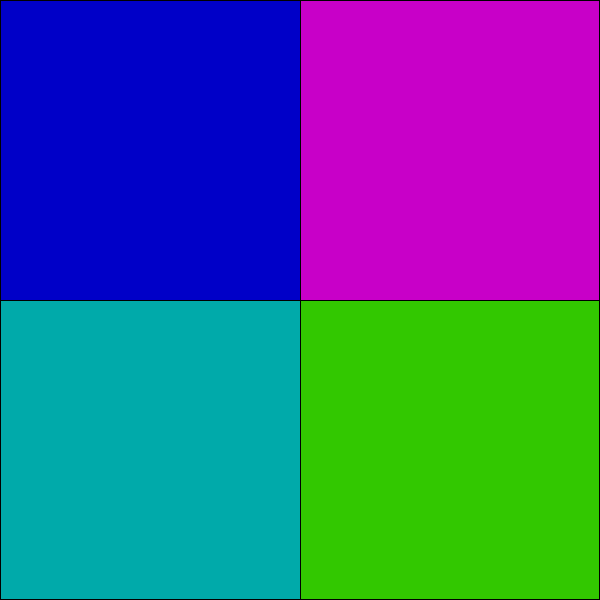
Frame 1 (no input)
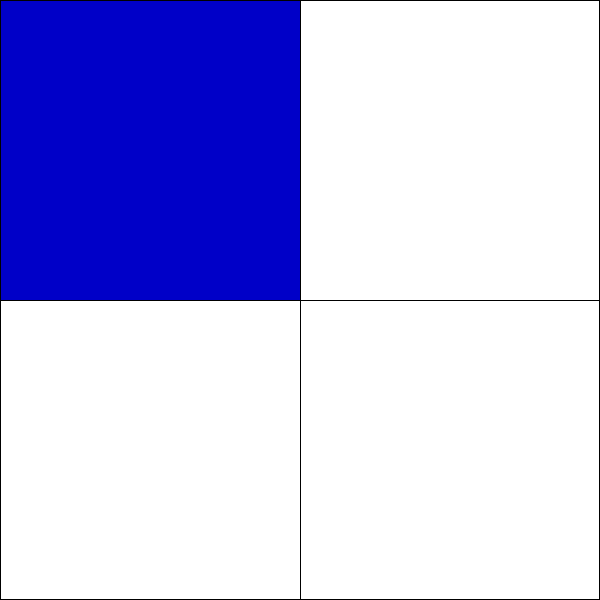
Frame 60 (the mouse pressed at the canvas centre just before this capture)
Frame 120 (the mouse held since frame 60 and released just before this capture): identical to frame 60, image omitted

The Processing sketch that drew these frames (run headless with seeded random() and noise(); from frame 60 on, the mouse is pressed at the canvas centre):

// Processing sketch: RollOvers2
// ── RollOvers2.pde
boolean bRClick = false;

int pos = 0;

int a = 255, b = 255, c = 255, d = 255;

int[] tL = {0, 0, 200};
int[] tR = {200, 0, 200};
int[] bL = {0, 170, 170};
int[] bR = {50, 200, 0};

void setup() {
   size(600, 600);
}

void draw() {
  background(255);
  
  if(mouseX > 0 && mouseY > 0 && mouseX < width / 2 && mouseY < height / 2) {
    pos = 0;
  }
  else if(mouseX > width / 2 && mouseY > 0 && mouseX < width && mouseY < height / 2) {
    pos = 1;
  }
  else if(mouseX > 0 && mouseY > height / 2 && mouseX < width / 2 && mouseY < height) {
    pos = 2;
  }
  else if(mouseX > width / 2 && mouseY > height / 2 && mouseX < width && mouseY < height) {
    pos = 3;
  }
  
  switch(pos) {
    case 0:
      bRClick = true;
    
      a = 255;
      
      stroke(0);
      fill(tL[0], tL[1], tL[2]);
      rect(0, 0, width /2, height / 2);
      
      fill(tR[0], tR[1], tR[2], b);
      rect(width / 2, 0, width / 2, height / 2);
      
      fill(bL[0], bL[1], bL[2], c);
      rect(0, height / 2, width / 2, height / 2);
      
      fill(bR[0], bR[1], bR[2], d);
      rect(width / 2, height / 2, width / 2, height / 2);
      
      tL[0] = 0;
      tL[1] = 0;
      tL[2] = 200;
    
      if(b > 0) {
        b -= 10;
      }
      if(c > 0) {
        c -= 10;
      }
      if(d > 0) {
        d -= 10;
      }
      break;
    case 1:
      bRClick = true;
    
      b = 255;
      
      stroke(0);
      fill(tR[0], tR[1], tR[2]);
      rect(width / 2, 0, width / 2, height / 2);
      
      fill(tL[0], tL[1], tL[2], a);
      rect(0, 0, width /2, height / 2);
      fill(bL[0], bL[1], bL[2], c);
      rect(0, height / 2, width / 2, height / 2);
      fill(bR[0], bR[1], bR[2], d);
      rect(width / 2, height / 2, width / 2, height / 2);
      
      tR[0] = 200;
      tR[1] = 0;
      tR[2] = 200;
    
      if(a > 0) {
        a -= 10;
      }
      if(c > 0) {
        c -= 10;
      }
      if(d > 0) {
        d -= 10;
      }
      break;
    case 2:
      bRClick = true;
      
      c = 255;
      stroke(0);
      fill(bL[0], bL[1], bL[2]);
      rect(0, height / 2, width / 2, height / 2);
      
      fill(tL[0], tL[1], tL[2], a);
      rect(0, 0, width /2, height / 2);
      fill(tR[0], tR[1], tR[2], b);
      rect(width / 2, 0, width / 2, height / 2);
      fill(bR[0], bR[1], bR[2], d);
      rect(width / 2, height / 2, width / 2, height / 2);
      
      bL[0] = 0;
      bL[1] = 170;
      bL[2] = 170;
    
      if(a > 0) {
        a -= 10;
      }
      if(b > 0) {
        b -= 10;
      }
      if(d > 0) {
        d -= 10;
      }
      break;
    case 3:
      if(!bRClick) {
        d = 255;
        
        stroke(0);
        fill(bR[0], bR[1], bR[2]);
        rect(width / 2, height / 2, width / 2, height / 2);
      }
      else if(bRClick) {
        stroke(0);
        fill(255);
        rect(width / 2, height / 2, width / 2, height / 2);
      }
      
      fill(tL[0], tL[1], tL[2], a);
      rect(0, 0, width /2, height / 2);
      fill(tR[0], tL[1], tL[2], b);
      rect(width / 2, 0, width / 2, height / 2);
      fill(bL[0], bL[1], bL[2], c);
      rect(0, height / 2, width / 2, height / 2);
      
      bR[0] = 50;
      bR[1] = 200;
      bR[2] = 0;
    
      if(a > 0) {
        a -= 10;
      }
      if(b > 0) {
        b -= 10;
      }
      if(c > 0) {
        c -= 10;
      }
      break;
  }
  
  stroke(0);
  noFill();
  rect(0, 0, width - 1, height - 1);
  
  line(0, height / 2, width, height / 2);
  line(width / 2, 0, width / 2, height);
}

void mouseClicked() {
  if(pos == 3) {
    bRClick = !bRClick;
  }
}
